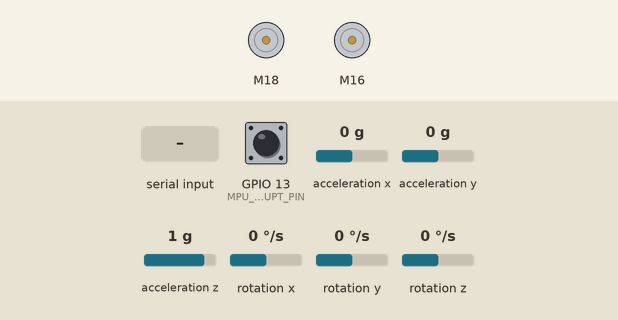
Recording of a sketch running on a simulated ESP32. On the bench: 2 × DC motor (green arrow = forward, orange = backward, longer = faster). The inputs (shaded band) are chosen by the test bench; at power-on: acceleration x 0 g, acceleration y 0 g, GPIO 13 (MPU_INTERRUPT_PIN) LOW, acceleration z 1 g, rotation x 0 °/s, rotation y 0 °/s, rotation z 0 °/s. The sensor or clock chip raises its interrupt line as the real part does; nothing arrives over Bluetooth unless stated; what the sketch prints to the serial monitor is not drawn.

Above: at 1.7 s.
1.8 s: acceleration x set to -0.8 g
At 2.7 s:
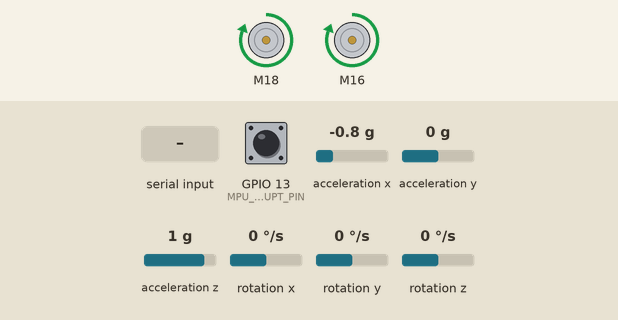
3.3 s: "90/45\n" received over the second serial link
At 4.4 s:
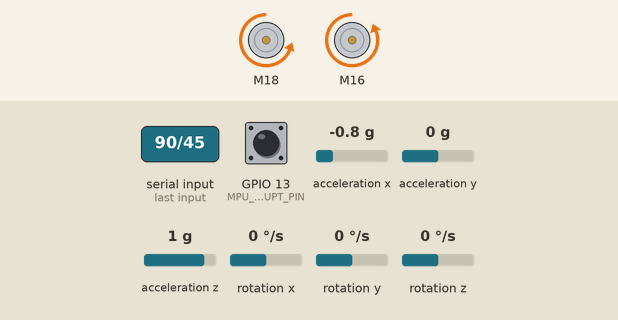
4.8 s: "30/150\n" received over the second serial link
At 6.0 s:
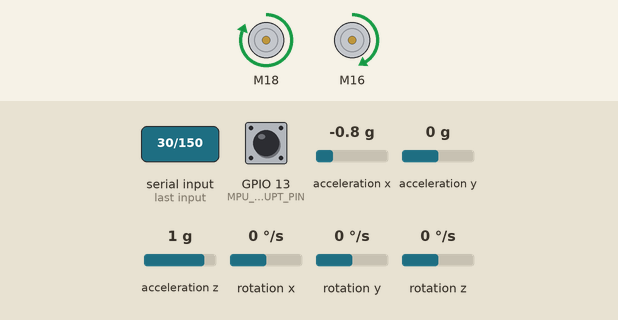
6.3 s: acceleration y set to -0.8 g
At 9.27 s:
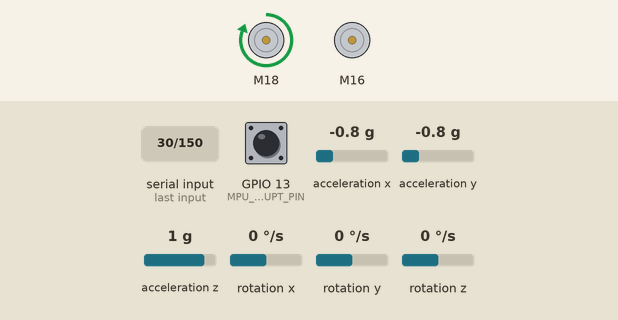
9.3 s: "0\n" received over the second serial link
12.3 s: "1024\n" received over the second serial link
Timing chart, 0 to 14.8 s (numbered marks = the images above; inputs shaded):
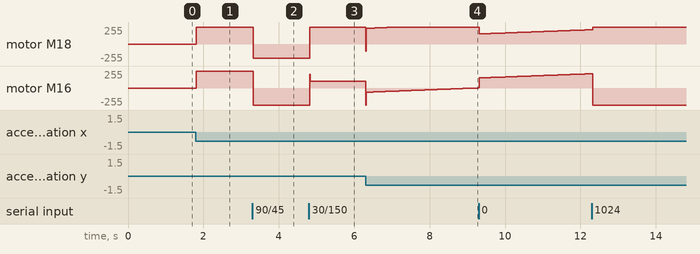

Measured:
- after the input at 1.8 s, motor M18, motor M16: stopped → forward 255/255 at once
- after the input at 3.3 s, motor M18: forward 255/255 → backward 210/255 at once; motor M16: forward 255/255 → backward 255/255 at once
- after the input at 4.8 s, motor M18: backward 210/255 → forward 255/255 at once; motor M16: backward 255/255 → forward 105/255 at once

The sketch:

SelfBalancing.ino
```cpp
/********** PID **********/
#include <PID_v1.h>

double kP = 100;
double kI = 12;
double kD = 8;

double setpoint, input, output;   // PID variables
PID pid(&input, &output, &setpoint, kP, kI, kD, DIRECT); // PID setup


/********** Bluetooth **********/

// include Bluetooth Library
#include "BluetoothSerial.h"

// Create Bluetooth Instance
BluetoothSerial SerialBT;

// Create message handling variables
String message =  "";
char incomingChar;
float angleV = 0, turnV = 0; // values from remote

/********** Line Follower **********/

char lineFollowerMode =0;

/********** Line Follower **********/

const char IR1_Pin = 36;
const char IR2_Pin = 39;

/********** Arm **********/

// #include <Servo.h>
// const int baseLinkServoPin = 0;
// const int grabberServoPin = 0;
// const int grabberLinkServoPin = 0;

// Servo baseLinkServo;
// Servo grabberServo;
// Servo grabberLinkServo;

// int angle1 = 0;
// int angle2 = 0;
// int angle3 = 0;
// int pos1 = 0;
// int pos2 = 0;
// int pos3 = 0;

/********** Ultrasonic **********/

const int trigPin1 = 0;
const int echoPin1 = 0;

/********** L298N **********/
#include <L298N.h>

// Pin definition
const unsigned int EN_A = 4;
const unsigned int IN1_A = 16;
const unsigned int IN2_A = 17;

const unsigned int IN1_B = 18;
const unsigned int IN2_B = 5;
const unsigned int EN_B = 19;

// Create motor instances
L298N rightMotor(EN_A, IN1_A, IN2_A);
L298N leftMotor(EN_B, IN1_B, IN2_B);

// motor speeds
int speedLeft = 0;
int speedRight = 0;

/********** MPU **********/
#include "I2Cdev.h"
#include "MPU6050_6Axis_MotionApps20.h"
#include "Wire.h"

// class default I2C address is 0x68
// specific I2C addresses may be passed as a parameter here
// AD0 low = 0x68 (default for SparkFun breakout and InvenSense evaluation board)
// AD0 high = 0x69
MPU6050 mpu;
//MPU6050 mpu(0x69); // <-- use for AD0 high


// INTERRUP PIN
const unsigned int MPU_INTERRUPT_PIN = 13;

// MPU control/status vars
bool dmpReady = false;  // set true if DMP init was successful
uint8_t mpuIntStatus;   // holds actual interrupt status byte from MPU
uint8_t devStatus;      // return status after each device operation (0 = success, !0 = error)
uint16_t packetSize;    // expected DMP packet size (default is 42 bytes)
uint16_t fifoCount;     // count of all bytes currently in FIFO
uint8_t fifoBuffer[64]; // FIFO storage buffer

// orientation/motion vars
Quaternion q;           // [w, x, y, z]         quaternion container
VectorInt16 aa;         // [x, y, z]            accel sensor measurements
VectorInt16 aaReal;     // [x, y, z]            gravity-free accel sensor measurements
VectorInt16 aaWorld;    // [x, y, z]            world-frame accel sensor measurements
VectorFloat gravity;    // [x, y, z]            gravity vector
float euler[3];         // [psi, theta, phi]    Euler angle container
float ypr[3];           // [yaw, pitch, roll]   yaw/pitch/roll container and gravity vector

float pitch;
long velocity;


int IMUdataReady = 0;
volatile bool mpuInterrupt = false;

/********** SETUP **********/
void setup() {
    // join I2C bus (I2Cdev library doesn't do this automatically)
    #if I2CDEV_IMPLEMENTATION == I2CDEV_ARDUINO_WIRE
        Wire.begin();
        Wire.setClock(400000); // 400kHz I2C clock. Comment this line if having compilation difficulties
    #elif I2CDEV_IMPLEMENTATION == I2CDEV_BUILTIN_FASTWIRE
        Fastwire::setup(400, true);
    #endif

    Serial.begin(115200);

    // initialize device
    mpu.initialize();
    devStatus = mpu.dmpInitialize();

    // supply your own gyro offsets here, scaled for min sensitivity
    mpu.setXGyroOffset(220);
    mpu.setYGyroOffset(76);
    mpu.setZGyroOffset(-85);
    mpu.setZAccelOffset(1788); // 1688 factory default for my test chip

    // make sure it worked (returns 0 if so)
    if (devStatus == 0) {
        // turn on the DMP, now that it's ready
        mpu.setDMPEnabled(true);

        // enable Arduino interrupt detection
        attachInterrupt(MPU_INTERRUPT_PIN, dmpDataReady, RISING);
        mpuIntStatus = mpu.getIntStatus();

        // get expected DMP packet size for later comparison
        packetSize = mpu.dmpGetFIFOPacketSize();
    } else {
        // ERROR!
        // 1 = initial memory load failed
        // 2 = DMP configuration updates failed
        // (if it's going to break, usually the code will be 1)
        Serial.print(F("DMP Initialization failed (code "));
        Serial.print(devStatus);
        Serial.println(F(")"));
    }

    // PID Setuo
    pid.SetMode(AUTOMATIC);
    pid.SetOutputLimits(-255,255);
    pid.SetSampleTime(10);


    // Bluetooth Setup
     SerialBT.begin("Zeko"); //Bluetooth device name


    // Arm Sevos Setup
    // baseLinkServo.attach(baseLinkServoPin);
    // grabberServo.attach(grabberServoPin);
    // grabberLinkServo.attach(grabberLinkServoPin);

    // Ultrasonic Setup
    pinMode(trigPin1, OUTPUT); // Sets the trigPin as an Output
    pinMode(echoPin1, INPUT); // Sets the echoPin as an Input

    // IR Setup
    pinMode(IR1_Pin, INPUT);
    pinMode(IR2_Pin, INPUT);
}

void loop() {


  // only read remote data if remote is available from Bluetooth, otherwise balance normally


  if (SerialBT.available()) {
      incomingChar = SerialBT.read();
      if(incomingChar !='\n' && incomingChar != '/'){
        message +=  String(incomingChar);
      }else if(incomingChar == '/'){
          angleV =  message.toFloat();
          message = "";
      }else{
          turnV =  message.toFloat();
          message = "";
        }
  }


  if(lineFollowerMode){
    LineFollower(10);
  }

  // Arm Servo Conrol PWM


  if (IMUdataReady == 1) {
    readAngles();
  }

  pitch = -(ypr[1] * 180/M_PI); // adjust to degrees

  if (abs(turnV) < 15) { // turnV threshold
    turnV = 0;
  }

  if (abs(angleV) < .17) { // angleV threshold
    angleV = 0;
  }

  // PID vars
  setpoint =  angleV;
  input = pitch;

  pid.Compute();

  // set motor speed with adjusted turn values
  speedLeft = output -  turnV;
  speedRight = output + turnV;

  if (pitch > 50 || pitch < -50) { // angle threshold
    leftMotor.setSpeed(0);
    rightMotor.setSpeed(0);
  } else {
    leftMotor.setSpeed(abs(speedLeft));
    rightMotor.setSpeed(abs(speedRight));
  }

  // move motors
  if (speedLeft < 0) {
    leftMotor.forward();
  } else {
    leftMotor.backward();
  }

  if (speedRight < 0) {
    rightMotor.forward();
  } else {
    rightMotor.backward();
  }

  // print some control info
  Serial.print("pitch: ");
  Serial.print(pitch);
  Serial.print(" , angleV: ");
  Serial.print(angleV);
  Serial.print(" , turnV: ");
  Serial.println(turnV);


}
```

Arm.ino
```cpp
// void ArmPos(int * pos1, int * pos2, int * pos3, int * angle1, int * angle2, int * angle3){
//     if( (*pos1) < (*angle1) ){
//       (*pos1)++;
//     }else{
//       (*pos1)--;
//     }
//     if( (*pos2) < (*angle2) ){
//       (*pos2)++;
//     }else{
//       (*pos2)--;
//     }
//     if( (*pos3) < (*angle3) ){
//       (*pos3)++;
//     }else{
//       (*pos3)--;
//     }
//     delayMicroseconds(1000);
// }
```

LineFollower.ino
```cpp
void LineFollower(int distanceTH){

  int distance = obstacle(trigPin1, echoPin1);

  if (distance <= distanceTH) {

    // Stop Zekoo
    angleV = 0;
    turnV = 0;

    // Arm control functions
  // ArmPos(&pos1, &pos2, &pos3, &angle1, &angle2, &angle3);

  }else{

    // Line follower
    bool value1 = digitalRead(IR1_Pin);
    bool value2 = digitalRead(IR2_Pin);

    if (value1 == 0 && value2 == 0) {
      angleV = 10;
    } else if (value1 == 1 && value2 == 1) {
      angleV = 0;
      turnV  = 0;
    } else if (value1 == 1 && value2 == 0) {
      turnV = 25;
    } else if (value1 == 0 && value2 == 1) {
     turnV = -25;
    }

  }

}
```

ReadAngles.ino
```cpp
// IMU interrupt service routine

void dmpDataReady() {
     IMUdataReady = 1;
}


// function that actually read the angle when the flag is set by the ISR

void readAngles()  {

    mpuIntStatus = mpu.getIntStatus();
    fifoCount = mpu.getFIFOCount();

    if ((mpuIntStatus & 0x10) || fifoCount == 1024) {
        // reset so we can continue cleanly
        mpu.resetFIFO();
        Serial.println(F("FIFO overflow!"));
     }

     else if (mpuIntStatus & 0x02) {
        // wait for correct available data length, should be a VERY short wait
        while (fifoCount < packetSize) fifoCount = mpu.getFIFOCount();

        // read a packet from FIFO
        mpu.getFIFOBytes(fifoBuffer, packetSize);

        // track FIFO count here in case there is > 1 packet available
        // (this lets us immediately read more without waiting for an interrupt)
        fifoCount -= packetSize;

        mpu.dmpGetQuaternion(&q, fifoBuffer);
        mpu.dmpGetGravity(&gravity, &q);
        mpu.dmpGetYawPitchRoll(ypr, &q, &gravity);

        IMUdataReady = 0;
        //count = count + 1;
    }
}
```

Sensors.ino
```cpp
float obstacle(int trigPin, int echoPin ) {

  long duration;
  float distanceCm;

  digitalWrite(trigPin, LOW);
  delayMicroseconds(2);
  // Sets the trigPin on HIGH state for 10 micro seconds
  digitalWrite(trigPin, HIGH);
  delayMicroseconds(10);
  digitalWrite(trigPin, LOW);

  // Reads the echoPin, returns the sound wave travel time in microseconds
  duration = pulseIn(echoPin, HIGH);

  // Calculate the distance
  distanceCm = (duration * 0.034)/2;
  return distanceCm ;

}
```
